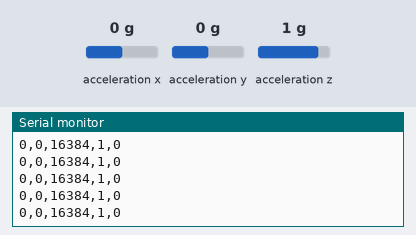
This sketch was run on a simulated Arduino Nano, built with avr-gcc and run on an emulated ATmega328P. On the bench: the last lines printed to the serial monitor. Wiring (inferred from the names in the program): MPU-6050 motion sensor at I2C address 0x68. Inputs (shaded band) come from the test bench; at power-on: acceleration x 0 g, acceleration z 1 g, acceleration y 0 g.

Above: at 1.2 s.
1.3 s: acceleration x set to -1.4 g
At 1.32 s:
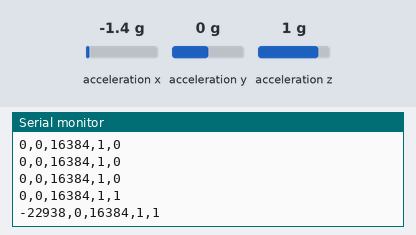
2.8 s: acceleration z set to -1.4 g
At 2.85 s:
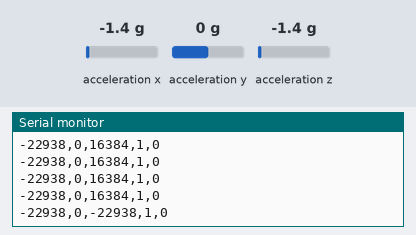
5.8 s: acceleration y set to -1.4 g
At 5.8 s:
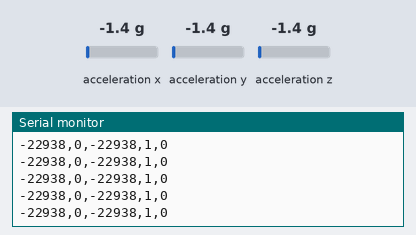

Measured:
- after the input at 1.3 s, the serial monitor: prints a new line at once (image 1)
- after the input at 2.8 s, the serial monitor: prints a new line at once (image 2)

The sketch:

Test_Gy-521.ino
```cpp
/*
Reference:
    Wire Nano:    https://forum.arduino.cc/t/wire-library-use-on-nano-board/478242
    Doc MPU-6050: https://invensense.tdk.com/wp-content/uploads/2015/02/MPU-6000-Datasheet1.pdf
*/

#include<Wire.h>
#include<math.h>

#define MPU_ADDR 0x68

#define FILTER_DIM 10
#define MEANS_STORE_DIM 10

#define READING_PERIOD 1
#define SAVE_PERIOD 100
#define UPDATE_FLAG_PERIOD 200

#define G_FORCE 17000
#define SLACK 2000

#define MARGIN_DIST 150

unsigned long start_time_read;
unsigned long start_time_save;
unsigned long start_time_update;

int16_t values_X[FILTER_DIM];
int16_t values_Y[FILTER_DIM];
int16_t values_Z[FILTER_DIM];
int index_values;

int16_t means_X[MEANS_STORE_DIM];
int16_t means_Y[MEANS_STORE_DIM];
int16_t means_Z[MEANS_STORE_DIM];
int index_means;

// Control flag.
bool is_still;
bool is_vertical;

int16_t max_distance(int16_t in[], size_t dim){
  int16_t min = in[0];
  int16_t max = in[0];
  for(size_t i = 0; i < dim; i++){
    if(in[i] > max){ max = in[i]; }
    if(in[i] < min){ min = in[i]; }
  }
  return max - min;
}

double standard_deviation(int16_t in[], int16_t avg, size_t dim){
  double sum = 0;
  for(size_t i = 0; i < dim; i++){
    sum += pow(in[i] - avg, 2);
  }
  return sqrt(sum / dim);
}


int16_t mean(int16_t in[], size_t dim){
  double ret = 0;
  for(size_t i = 0; i < dim; i++){
    ret += (double) in[i];
  }
  return (int16_t) (ret / dim);
}

void setup(){
  Wire.begin();
  Wire.beginTransmission(MPU_ADDR);
  Wire.write(0x6B);  // PWR_MGMT_1 register
  Wire.write(0);     // set to zero (wakes up the MPU-6050)
  Wire.endTransmission(true);
  Serial.begin(9600);

  start_time_read = millis();
  start_time_save = millis();
  start_time_update = millis();
  index_values = 0;
  index_means = 0;

  for (size_t i = 0; i < FILTER_DIM; i++){
    values_X[i] = 0;
    values_Y[i] = 0;
    values_Z[i] = 0;
  }

  for(size_t i = 0; i < MEANS_STORE_DIM; i++){
    means_X[i] = 0;
    means_Y[i] = 0;
    means_Z[i] = 0;
  }

  is_still = false;
  is_vertical = false;
}

void loop(){
  if(index_values >= FILTER_DIM){
    index_values = 0;
  }
  if(index_means >= FILTER_DIM){
    index_means = 0;
  }

  if(READING_PERIOD <= millis() - start_time_read){
    Wire.beginTransmission(MPU_ADDR);
    Wire.write(0x3B);  // starting with register 0x3B (ACCEL_XOUT_H)
    Wire.endTransmission(false);
    Wire.requestFrom(MPU_ADDR,6,true);  // request a total of 6 registers
    values_X[index_values]=Wire.read()<<8|Wire.read();  // 0x3B (ACCEL_XOUT_H) & 0x3C (ACCEL_XOUT_L)
    values_Y[index_values]=Wire.read()<<8|Wire.read();  // 0x3D (ACCEL_YOUT_H) & 0x3E (ACCEL_YOUT_L)
    values_Z[index_values]=Wire.read()<<8|Wire.read();  // 0x3F (ACCEL_ZOUT_H) & 0x40 (ACCEL_ZOUT_L)

    index_values++;
    start_time_read = millis();
  }

  if(SAVE_PERIOD <= millis() - start_time_save){
    means_X[index_means] = mean(values_X, FILTER_DIM);
    means_Y[index_means] = mean(values_Y, FILTER_DIM);
    means_Z[index_means] = mean(values_Z, FILTER_DIM);


    Serial.print(means_X[index_means]); Serial.print(",");
    Serial.print(means_Y[index_means]); Serial.print(",");
    Serial.print(means_Z[index_means]); Serial.print(",");
    Serial.print(is_still); Serial.print(",");
    Serial.println(is_vertical);


    index_means++;
    start_time_save = millis();
  }

  if(UPDATE_FLAG_PERIOD <= millis() - start_time_update){
    int16_t mean_X = mean(means_X, MEANS_STORE_DIM);
    int16_t mean_Y = mean(means_Y, MEANS_STORE_DIM);
    int16_t mean_Z = mean(means_Z, MEANS_STORE_DIM);

    // Check if it's verical.
    if(
      ((mean_X >= -SLACK) && (mean_X <= SLACK)) &&
      ((mean_Y >= -SLACK) && (mean_Y <= SLACK)) &&
      ((mean_Z >= G_FORCE - SLACK) && (mean_Z <= G_FORCE + SLACK))){
        is_vertical = true;
    }
    else{
      is_vertical = false;
    }

    // check if it's still.
    int16_t dist_X = max_distance(means_X, MEANS_STORE_DIM);
    int16_t dist_Y = max_distance(means_X, MEANS_STORE_DIM);
    int16_t dist_Z = max_distance(means_X, MEANS_STORE_DIM);

    if(
      (dist_X <= MARGIN_DIST) &&
      (dist_Y <= MARGIN_DIST) &&
      (dist_Z <= MARGIN_DIST)){
        is_still = true;
    }
    else{
      is_still = false;
    }

    start_time_update = millis();
  }
}
```
